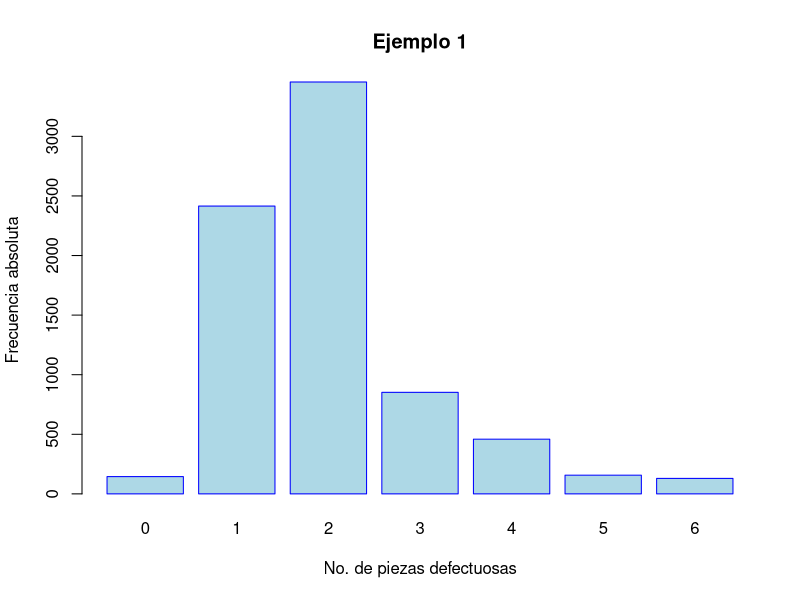
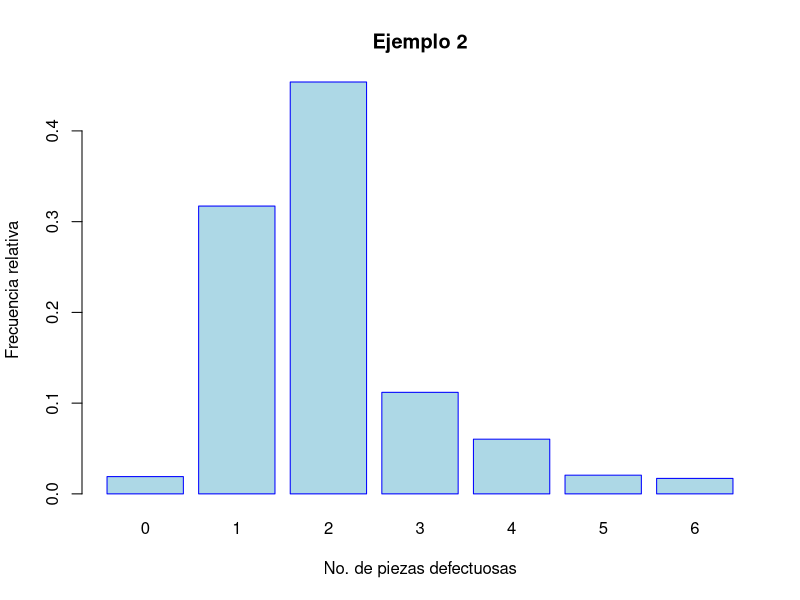

Generate these figures, in order, with R:
#1 ¿Qué es Estadística?

# calculo de n_5
0.0603*7614
# 459.1242

# calculo de n_7
7614 - 145 - 2415 - 3456 - 852 - 459 - 157
# 130

# Frecuencias absolutas
nj <- c(145, 2415, 3456, 852, 459, 157, 130)

# Tamaño de la muestra
n <- 7614

# Sumar de las frecuencias absolutas
sum(nj)

# Numero de categorias
m <- length(nj)

# Frecuencias relativas
hj <- nj/n

# Nombres para la lista nj
names(nj) <- 0:6

# grafico de barras de frecuencias absolutas
# windows() Ejecución en RStudio (En RStudio server genera error)
barplot(
  height = nj, 
  col = "lightblue", 
  xlab = "No. de piezas defectuosas",
  ylab = "Frecuencia absoluta",
  main = "Ejemplo 1",
  border = "blue"
  )

# grafico de frecuencias relativas 
hj <- prop.table(nj)
barplot(
  height = hj, 
  col = "lightblue", 
  xlab = "No. de piezas defectuosas",
  ylab = "Frecuencia relativa",
  main = "Ejemplo 2",
  border = "blue"
  )

# EJEMPLO 2
# datos
edu <- c("B", "D", "M", "B", "B", "P", "B", "M", "B", "B", "B", "P", "B", "M", 
         "B", "B", "M", "B", "M", "B", "B", "B", "B", "B", "B", "B", "P", "B", 
         "B", "B", "B", "M", "B", "P", "B", "B", "M", "B", "B", "B", "D", "B", 
         "M", "B", "P", "B", "B", "B", "P", "P")
# tamaño de la muestra
n <- length(edu)
print(n)

# frecuencias absolutas
nj <- table(edu)
nj <- nj[c(1, 4, 3, 2)]
print(nj)

# Suma de las frecuencias absolutas
sum(nj)

# recuencias relativas
hj <- nj/n
print(hj)

# frecuencias asolutas acumuladas
Nj <- cumsum(nj)
print(Nj)

# frecuencias relativas acumuladas
Hj <- cumsum(hj)
print(Hj)
